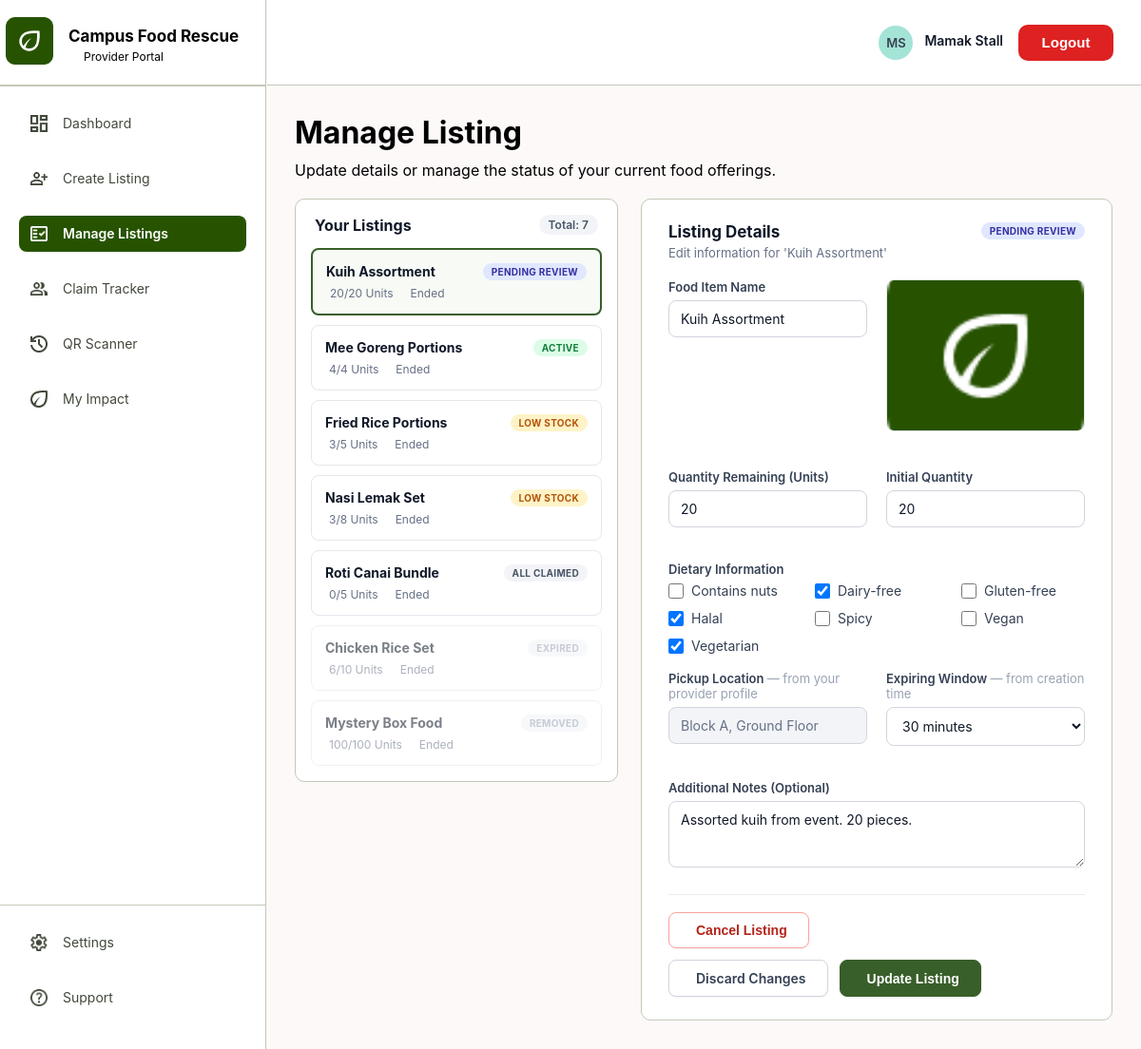
The page /pages/food_provider/manageListings.php (signed in) on the database its author committed.
### tables this page shows
CREATE TABLE `food_listing` (
  `listing_id` int(11) NOT NULL,
  `provider_id` int(11) NOT NULL,
  `food_name` varchar(200) NOT NULL,
  `description` varchar(500) DEFAULT NULL,
  `total_quantity` int(11) NOT NULL,
  `remain_quantity` int(11) NOT NULL,
  `weight_kg` decimal(6,2) DEFAULT NULL,
  `pickup_location` varchar(200) NOT NULL,
  `image` varchar(255) DEFAULT NULL,
  `status` enum('pending','active','fully_claimed','expired','removed') NOT NULL DEFAULT 'pending',
  `expires_at` datetime NOT NULL,
  `approved_by` int(11) DEFAULT NULL,
  `approved_at` datetime DEFAULT NULL,
  `created_at` datetime NOT NULL DEFAULT current_timestamp(),
  CONSTRAINT `chk_listing_total_qty` CHECK (`total_quantity` > 0),
  CONSTRAINT `chk_listing_remain_qty` CHECK (`remain_quantity` >= 0),
  CONSTRAINT `chk_listing_remain_le_total` CHECK (`remain_quantity` <= `total_quantity`),
  CONSTRAINT `chk_listing_weight` CHECK (`weight_kg` IS NULL OR `weight_kg` >= 0)
);

CREATE TABLE `food_tags` (
  `tag_id` int(11) NOT NULL,
  `tag_name` varchar(50) NOT NULL
);

CREATE TABLE `provider` (
  `provider_id` int(11) NOT NULL,
  `user_id` int(11) NOT NULL,
  `provider_name` varchar(100) NOT NULL,
  `contact_number` varchar(20) NOT NULL,
  `location` varchar(200) NOT NULL,
  `operating_hours` varchar(100) DEFAULT NULL,
  `request_note` varchar(300) DEFAULT NULL,
  `provider_status` enum('pending_approval','active','suspended') NOT NULL DEFAULT 'pending_approval'
);

### pages/food_provider/manageListings.php (the view, shortened to what the rows shown need)
<?php
require_once __DIR__ . '/../../config/db.php';
require_once __DIR__ . '/_provider_helpers.php';
$userId = (int)($_SESSION['user_id'] ?? 0);
$providerId = getProviderId($conn, $userId);
$allTags = getAllFoodTags($conn);
$stmt = mysqli_prepare($conn, "SELECT location FROM provider WHERE provider_id = ?");
mysqli_stmt_bind_param($stmt, "i", $providerId);
mysqli_stmt_execute($stmt);
$providerRow = mysqli_fetch_assoc(mysqli_stmt_get_result($stmt));
$providerLocation = $providerRow['location'] ?? '';
$durationOptions = [
    30   => '30 minutes',
    60   => '1 hour',
    120  => '2 hours',
    180  => '3 hours',
    240  => '4 hours',
    360  => '6 hours',
    720  => '12 hours',
    1440 => '24 hours',
];
function fetchOwnedListing(mysqli $conn, int $listingId, int $providerId): ?array {
    $stmt = mysqli_prepare($conn, "SELECT * FROM food_listing WHERE listing_id = ? AND provider_id = ?");
    mysqli_stmt_bind_param($stmt, "ii", $listingId, $providerId);
    mysqli_stmt_execute($stmt);
    $row = mysqli_fetch_assoc(mysqli_stmt_get_result($stmt));
    return $row ?: null;
}
$stmt = mysqli_prepare($conn, "
    SELECT listing_id, food_name, remain_quantity, total_quantity, status, expires_at
    FROM food_listing
    WHERE provider_id = ?
    ORDER BY FIELD(status,'pending','active','fully_claimed','expired','removed'), expires_at ASC
");
mysqli_stmt_bind_param($stmt, "i", $providerId);
mysqli_stmt_execute($stmt);
$allListings = mysqli_fetch_all(mysqli_stmt_get_result($stmt), MYSQLI_ASSOC);
$selectedId = isset($_GET['id']) ? (int)$_GET['id'] : (isset($_POST['listing_id']) ? (int)$_POST['listing_id'] : 0);
if (!$selectedId && !empty($allListings)) {
    $selectedId = (int)$allListings[0]['listing_id'];
}
$selectedListing = $selectedId ? fetchOwnedListing($conn, $selectedId, $providerId) : null;
?>
<!DOCTYPE html>
<html lang="en">
<head>
    <link rel="stylesheet" href="../../assets/css/sidebar.css">
    <link rel="stylesheet" href="../../assets/css/topbar.css">
    <link rel="stylesheet" href="../../assets/css/dashboard.css">
    <link rel="stylesheet" href="../../assets/css/provider/provider.css">
    <link rel="stylesheet" href="../../assets/css/provider/manageListings.css">
</head>
<body>
    <div class="dashboard-container">
        <div class="main-content">
            <div class="content-container">
                <h1 class="page-title">Manage Listing</h1>
                <div style="margin-top:20px;">
                    <div class="manage-listings-grid">
                        <div class="listings-panel">
                            <div class="listings-panel-header">
                                <h2>Your Listings</h2>
                            </div>
                            <div class="listing-mini-list">
                                <?php if (empty($allListings)): ?>
                                    <p class="empty-panel-msg">You haven't created any listings yet.<br><a href="createListing.php">Create your first one</a>.</p>
                                <?php else: foreach ($allListings as $l):
                                    $badge = listingStatusBadge($l['status'], (int)$l['remain_quantity']);
                                    $isDead = in_array($l['status'], ['expired','removed'], true);
                                ?>
                                    <a class="listing-mini-card <?= (int)$l['listing_id'] === $selectedId ? 'selected' : '' ?> <?= $isDead ? 'is-expired' : '' ?>" href="?id=<?= $l['listing_id'] ?>">
                                        <div class="listing-mini-top">
                                            <span class="listing-mini-name"><?= htmlspecialchars($l['food_name']) ?></span>
                                            <span class="status-pill <?= $badge['class'] ?>"><?= $badge['label'] ?></span>
                                        </div>
                                        <div class="listing-mini-meta">
                                            <span><ion-icon name="cube-outline"></ion-icon> <?= (int)$l['remain_quantity'] ?>/<?= (int)$l['total_quantity'] ?> Units</span>
                                            <span><ion-icon name="time-outline"></ion-icon> <?= htmlspecialchars(timeLeftText($l['expires_at'])) ?></span>
                                        </div>
                                    </a>
                                <?php endforeach; endif; ?>
                            </div>
                        </div>
                        <div class="detail-panel">
                            <?php if (!$selectedListing): ?>
                                <p class="empty-panel-msg">Select a listing on the left to view or edit its details.</p>
                            <?php else:
                                $tags = getListingTagIds($conn, $selectedId);
                                $isLocked = in_array($selectedListing['status'], ['expired','removed'], true);
                            ?>
                                <div class="detail-panel-header">
                                    <div>
                                        <h2>Listing Details</h2>
                                        <p>Edit information for '<?= htmlspecialchars($selectedListing['food_name']) ?>'</p>
                                    </div>
                                    <?php $badge = listingStatusBadge($selectedListing['status'], (int)$selectedListing['remain_quantity']); ?>
                                    <span class="status-pill <?= $badge['class'] ?>"><?= $badge['label'] ?></span>
                                </div>
                                <form method="POST" action="?id=<?= $selectedId ?>">
                                    <div class="field-row">
                                        <div class="field-group">
                                            <label class="field-label">Food Item Name</label>
                                            <input type="text" name="food_name" class="text-input" value="<?= htmlspecialchars($selectedListing['food_name']) ?>" <?= $isLocked ? 'readonly' : 'required' ?>>
                                        </div>
                                        <div class="field-group">
                                            <img src="<?= $selectedListing['image'] ? UPLOAD_URL . htmlspecialchars($selectedListing['image']) : '../../assets/images/logo.png' ?>" class="listing-image-preview" alt="Listing image">
                                        </div>
                                    </div>
                                    <div class="field-row">
                                        <div class="field-group">
                                            <label class="field-label">Quantity Remaining (Units)</label>
                                            <input type="number" name="remain_quantity" min="0" max="<?= (int)$selectedListing['total_quantity'] ?>" class="text-input" value="<?= (int)$selectedListing['remain_quantity'] ?>" <?= $isLocked ? 'readonly' : 'required' ?>>
                                        </div>
                                        <div class="field-group">
                                            <label class="field-label">Initial Quantity</label>
                                            <input type="number" class="text-input" value="<?= (int)$selectedListing['total_quantity'] ?>" disabled>
                                        </div>
                                    </div>
                                    <div class="field-group">
                                        <label class="field-label">Dietary Information</label>
                                        <div class="checkbox-grid">
                                            <?php foreach ($allTags as $tag): ?>
                                                <label class="checkbox-item">
                                                    <input type="checkbox" name="tags[]" value="<?= $tag['tag_id'] ?>" <?= in_array((int)$tag['tag_id'], $tags, true) ? 'checked' : '' ?> <?= $isLocked ? 'disabled' : '' ?>>
                                                    <?= htmlspecialchars($tag['tag_name']) ?>
                                                </label>
                                            <?php endforeach; ?>
                                        </div>
                                    </div>
                                    <div class="field-row">
                                        <div class="field-group">
                                            <label class="field-label">Pickup Location <span style="font-weight:400; color:#98A2B3;">— from your provider profile</span></label>
                                            <input type="text" class="text-input" value="<?= htmlspecialchars($providerLocation) ?>" readonly style="background:#F2F4F7; color:#667085; cursor:not-allowed;">
                                        </div>
                                        <div class="field-group">
                                            <label class="field-label">Expiring Window <span style="font-weight:400; color:#98A2B3;">— from creation time</span></label>
                                            <?php
                                                $currentDurationMinutes = round(
                                                    (strtotime($selectedListing['expires_at']) - strtotime($selectedListing['created_at'])) / 60
                                                );
                                            ?>
                                            <select name="duration_minutes" class="text-input" <?= $isLocked ? 'disabled' : 'required' ?>>
                                                <?php foreach ($durationOptions as $minutes => $labelText): ?>
                                                    <option value="<?= $minutes ?>" <?= $currentDurationMinutes === $minutes ? 'selected' : '' ?>>
                                                        <?= htmlspecialchars($labelText) ?>
                                                    </option>
                                                <?php endforeach; ?>
                                            </select>
                                        </div>
                                    </div>
                                    <div class="field-group">
                                        <label class="field-label">Additional Notes (Optional)</label>
                                        <textarea name="description" class="textarea-input" <?= $isLocked ? 'readonly' : '' ?>><?= htmlspecialchars($selectedListing['description'] ?? '') ?></textarea>
                                    </div>
                                    <?php if (!$isLocked): ?>
                                        <div class="detail-footer-actions">
                                            <button type="submit" name="cancel_listing" value="1" class="btn-danger-outline" onclick="return confirm('Cancel this listing? Students will no longer be able to claim it.');">
                                                <ion-icon name="trash-outline"></ion-icon> Cancel Listing
                                            </button>
                                            <div style="display:flex; gap:12px;">
                                                <a href="?id=<?= $selectedId ?>" class="btn-outline" style="text-decoration:none;">
                                                    <ion-icon name="refresh-outline"></ion-icon> Discard Changes
                                                </a>
                                                <button type="submit" name="update_listing" value="1" class="btn-primary">
                                                    <ion-icon name="checkmark-outline"></ion-icon> Update Listing
                                                </button>
                                            </div>
                                        </div>
                                    <?php endif; ?>
                                </form>
                            <?php endif; ?>
                        </div>
                    </div>
                </div>
            </div>
        </div>
    </div>
</body>
</html>

### rows shown on the page
food_listing: food_name "Kuih Assortment", status+remain_quantity "PENDING REVIEW", remain_quantity "20", total_quantity "20", expires_at "Ended", duration_minutes "30 minutes", description "Assorted kuih from event. 20 pieces."
food_listing: food_name "Mee Goreng Portions", status+remain_quantity "ACTIVE", remain_quantity "4", total_quantity "4", expires_at "Ended"
food_listing: food_name "Fried Rice Portions", status+remain_quantity "LOW STOCK", remain_quantity "3", total_quantity "5", expires_at "Ended"
food_listing: food_name "Nasi Lemak Set", status+remain_quantity "LOW STOCK", remain_quantity "3", total_quantity "8", expires_at "Ended"
food_listing: food_name "Roti Canai Bundle", status+remain_quantity "ALL CLAIMED", remain_quantity "0", total_quantity "5", expires_at "Ended"
food_listing: food_name "Chicken Rice Set", status+remain_quantity "EXPIRED", remain_quantity "6", total_quantity "10", expires_at "Ended"
food_listing: food_name "Mystery Box Food", status+remain_quantity "REMOVED", remain_quantity "100", total_quantity "100", expires_at "Ended"
food_tags: tag_name "Contains nuts"
food_tags: tag_id "☑", tag_name "Dairy-free"
food_tags: tag_name "Gluten-free"
food_tags: tag_id "☑", tag_name "Halal"
food_tags: tag_name "Spicy"
food_tags: tag_name "Vegan"
food_tags: tag_id "☑", tag_name "Vegetarian"
provider: location "Block A, Ground Floor"

### other values the page prints
$portal_title "Provider Portal"
$item['title'] "Dashboard"
$item['title'] "Create Listing"
$item['title'] "Manage Listings"
$item['title'] "Claim Tracker"
$item['title'] "QR Scanner"
$item['title'] "My Impact"
$initials "MS"
$userName "Mamak Stall"
count($allListings) "7"
